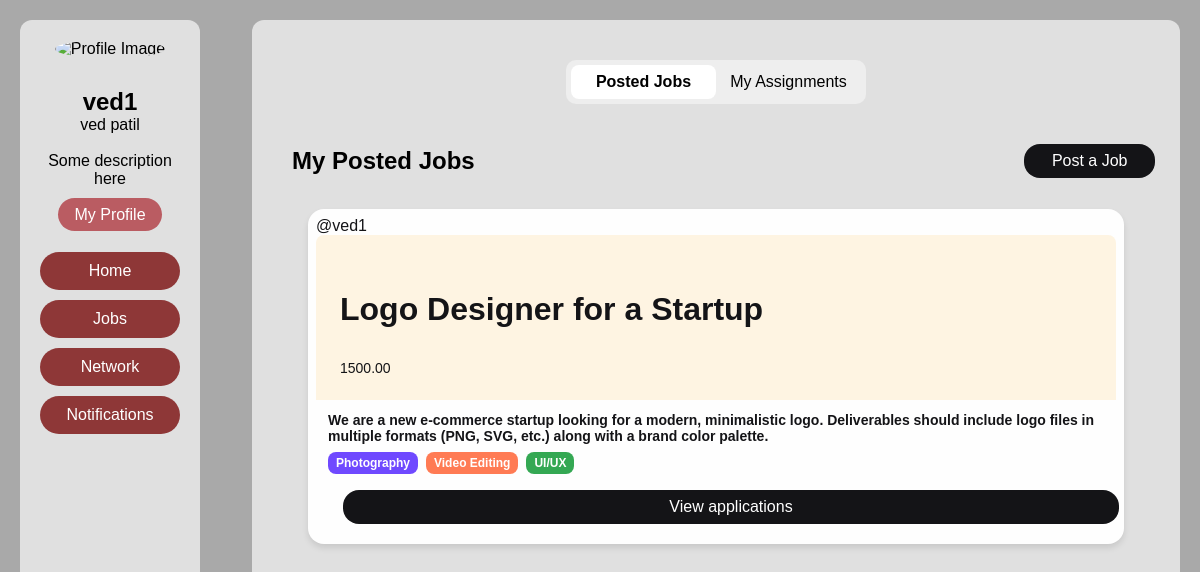
The app's page /myjobs/ (signed in) with its own data.
### app1/models.py (models this page shows, shortened)
class CustomUser(AbstractBaseUser, PermissionsMixin):
    email = models.EmailField(unique=True)
    username = models.CharField(max_length=150, unique=True)
    first_name = models.CharField(max_length=30)
    last_name = models.CharField(max_length=30)
    password = models.CharField(max_length=255)
    is_active = models.BooleanField(default=True)
    is_staff = models.BooleanField(default=False)
    objects = CustomUserManager()
    USERNAME_FIELD = 'email'  # Login by email
    REQUIRED_FIELDS = ['username', 'first_name', 'last_name']  # Additional required fields

class Job(models.Model):
    STATUS_CHOICES = [
        ('open', 'Open'),
        ('in_progress', 'In Progress'),
        ('completed', 'Completed'),
        ('closed', 'Closed'),
    ]
    user = models.ForeignKey(settings.AUTH_USER_MODEL, on_delete=models.CASCADE, related_name='jobs')  # The user who posted the job
    title = models.CharField(max_length=255)  # Job title
    description = models.TextField()  # Job description
    document = models.FileField(upload_to='job_documents/', blank=True, null=True)  # Optional document attachment
    time_posted = models.DateTimeField(auto_now_add=True)  # Time when the job was posted
    deadline = models.DateField(blank=True, null=True)  # deadline for the job
    budget = models.DecimalField(max_digits=10, decimal_places=2, blank=True, null=True)  # Budget for the job
    status = models.CharField(max_length=20, choices=STATUS_CHOICES, default='open')  # Job status
    skills_required = models.CharField(max_length=255, blank=True, null=True)  # Skills required for the job
    working_user = models.ForeignKey(settings.AUTH_USER_MODEL, on_delete=models.SET_NULL, null=True, blank=True, related_name='working_jobs')  # The user currently working on the job
    payout_request = models.BooleanField(default=False)

### app1/views.py (the view)
# urls.py: path('myjobs/',Myjobs.as_view(),name="myjobs"),
class Myjobs(View):
    def get(self,request):
        posted_jobs=Job.objects.filter(user=request.user).order_by('-time_posted')
        assigned_jobs=Job.objects.filter(working_user=request.user).order_by('-time_posted')
        for job in posted_jobs:
            if job.skills_required:
                job.skills_required = job.skills_required.split(',')
        for job in assigned_jobs:
            if job.skills_required:
                job.skills_required = job.skills_required.split(',')
        return render(request,'myjobs.html',{'posted_jobs':posted_jobs,'assigned_jobs':assigned_jobs})

### app1/context_processors.py (called while the page is built)
def Base(request):
    if request.user.is_authenticated:
        try:
            lp = Profile.objects.get(user=request.user)
        except Profile.DoesNotExist:
            lp = None
        return {'lp': lp}
    return {}

### app1/templates/myjobs.html (shortened to what this page needs)
{% extends 'base.html' %}
{% load static %}
{% block head %}
<link rel="stylesheet" href="{% static 'css/home.css' %}">
{% endblock %}
{% block maincontent %}
<div class="radio-inputs">
    <label class="radio">
        <span class="name">Posted Jobs</span>
    </label>
    <label class="radio">
        <span class="name">My Assignments</span>
    </label>
</div>
<div id="posted-jobs" class="job-section">
    <div class="jobs-header">
        <h2>My Posted Jobs</h2>
        <a href="{% url 'job_input'%}">
            <button class="card__btn">Post a Job</button>
        </a>
    </div>
    <div class="card-container">
        {% for j in posted_jobs %}
        <article class="card">
            <span>@{{ j.user.username }}</span>
            <section class="card__hero">
                <p class="card__job-title">{{ j.title }}</p>
                {{ j.budget }}
            </section>
            <footer class="card__footer">
                <div class="card__job-summary">
                    <div class="card__job">
                        <p class="card__job-title">
                            {{ j.description|truncatewords:100 }}
                        </p>
                    </div>
                    <div class="skill-buttons">
                        {% for skill in j.skills_required %}
                        <span class="skill-badge skill-color-{{ forloop.counter|slice:":5" }}">
                            {{ skill }}
                        </span>
                        {% endfor %}
                    </div>
                </div>
                {% if j.working_user %}
                <a href="{% url 'work_dashboard' j.id %}"><button class="card__btn">View working status</button></a>
                {% else %}
                <a href="{% url 'job' j.id %}"><button class="card__btn">View applications</button></a>
                {% endif %}
            </footer>
        </article>
        {% endfor %}
    </div>
</div>
{% endblock %}

### app1/templates/base.html (shortened to what this page needs)
{% load static %}
<!DOCTYPE html>
<html lang="en">
<head>
    <link rel="stylesheet" href="{% static 'css/base.css' %}">
    {% block head %}
    {% endblock %}
</head>
<body>
    <div class="sidebar">
        <div class="profile-card">
            {% if  lp.profile_pic %}
             <img src="{{ lp.profile_pic.url }}" alt="Profile Image" class="profile-pic">
            {% else %}
            <img src="https://i.pinimg.com/736x/b1/48/8f/b1488fdac4488b4a116c6964c1735f60.jpg" alt="Profile Image" class="profile-pic">
            {% endif %}
            <h2>{{ request.user.username }}</h2>
            <p>{{ request.user.first_name }} {{ request.user.last_name }}</p><br>
            <p>Some description here<br><br>
            <a href="{% url 'user_profile' request.user.id %}" class="profile-button">My Profile</a>
        </div><br>
        <nav>
            <ul>
                <li><a href="{% url 'home' %}">Home</a></li>
                <li><a href="{% url 'myjobs' %}">Jobs</a></li>
                <li><a href="{% url 'profiles' %}">Network</a></li>
                <li><a href="">Notifications</a></li>
            </ul>
        </nav>
    </div>
        <div class="main-feed">
            {% block maincontent %}
            {% endblock %}
        </div>
</body>
</html>

### app1/static/css/base.css (style rules this page uses)
* { margin: 0; padding: 0; box-sizing: border-box; }
body { font-family: Arial, sans-serif; background-color: #A9A9A9; color: black; display: flex; justify-content: center; margin-top: 20px; margin-left: 20px; margin-right: 20px; }
.sidebar { width: 15%; padding: 20px; background-color: #E0E0E0; position: fixed; height: calc(100vh - 40px); top: 20px; left: 20px; margin-right: 20px; border-radius: 12px; }
.main-feed { margin-left: 20%; width: 80%; padding: 20px; background-color: #E0E0E0; height: calc(100vh - 40px); overflow-y: scroll; border-radius: 12px; -ms-overflow-style: none; scrollbar-width: none; }
.profile-card { text-align: center; }
.profile-card img { border-radius: 50%; width: 150px; height: 150px; margin-bottom: 30px; }
.profile-button { background-color: rgb(186, 92, 98); border: none; color: #fff; padding: 8px 16px; border-radius: 20px; cursor: pointer; text-decoration: none; }
nav ul { list-style: none; padding: 0; }
nav ul li { margin: 10px 0; }
nav ul li a { text-decoration: none; color: #fff; background-color: rgb(142, 55, 55); padding: 10px; border-radius: 20px; display: block; text-align: center; }

### app1/static/css/home.css (style rules this page uses)
.card-container { display: grid; grid-template-columns: repeat(auto-fit, minmax(300px, 1fr)); gap: 1.5rem; margin: 0 auto; max-width: 1200px; padding: 1rem; }
.card { background-color: #fefefe; border-radius: 1rem; padding: 0.5rem; color: #141417; box-shadow: 0 4px 6px rgba(0, 0, 0, 0.1); transition: transform 0.3s ease; overflow: hidden; }
.card__hero { background-color: #fef4e2; border-radius: 0.5rem 0.5rem 0 0; padding: 1.5rem; font-size: 0.875rem; }
.card__hero .card__job-title { margin: 2rem 0; font-size: 2rem; font-weight: 600; padding-right: 2rem; }
.card__footer { display: flex; flex-direction: column; gap: 1rem; padding: 0.75rem; font-weight: 700; font-size: 0.875rem; }
.card__footer .card__job-summary { overflow: hidden; text-overflow: ellipsis; }
.card__btn { margin-top: auto; width: 100%; font-weight: 400; border: none; text-align: center; padding: 0.5rem 1.25rem; border-radius: 1rem; background-color: #141417; color: #fff; font-size: 1rem; }

### app1/templates/myjobs.html (style rules this page uses)
.radio-inputs { display: flex; background-color: #eee; padding: 5px; border-radius: 10px; width: 300px; margin: 20px auto; }
.radio-inputs .radio { flex: 1; text-align: center; }
.radio-inputs .radio .name { display: block; padding: 8px; cursor: pointer; border-radius: 8px; transition: 0.3s; }
.radio-inputs .radio input:checked + .name { background-color: white; font-weight: bold; }
.job-section { margin-top: 20px; padding: 20px; }
.jobs-header { display: flex; justify-content: space-between; align-items: center; margin-bottom: 15px; }
.card-container { display: flex; flex-wrap: wrap; gap: 20px; }
.skill-buttons { display: flex; flex-wrap: wrap; gap: 0.5rem; margin-top: 0.5rem; }
.skill-badge { color: #fff; padding: 0.25rem 0.5rem; border-radius: 0.5rem; font-size: 0.75rem; font-weight: 600; text-transform: capitalize; transition: background-color 0.3s ease; }
.skill-color-1 { background-color: #6f49ff; }
.skill-color-2 { background-color: #ff7b54; }
.skill-color-3 { background-color: #34a853; }
.card__btn { background-color: #007bff; color: white; border: none; padding: 6px 10px; border-radius: 5px; cursor: pointer; font-weight: bold; font-size: 0.8rem; transition: 0.3s; margin-left: 15px; }

### records on screen
CustomUser: user.username "ved1", user.first_name "ved", user.last_name "patil"
Job: user.username "ved1", title "Logo Designer for a Startup", budget "1500.00", description "We are a new e-commerce startup looking for a modern, minimalistic logo. Deliverables should include logo files in multiple formats (PNG, SVG, etc.) along with a brand color palette.", skills_required "Photography" "Video Editing" "UI/UX", shows "View applications"
